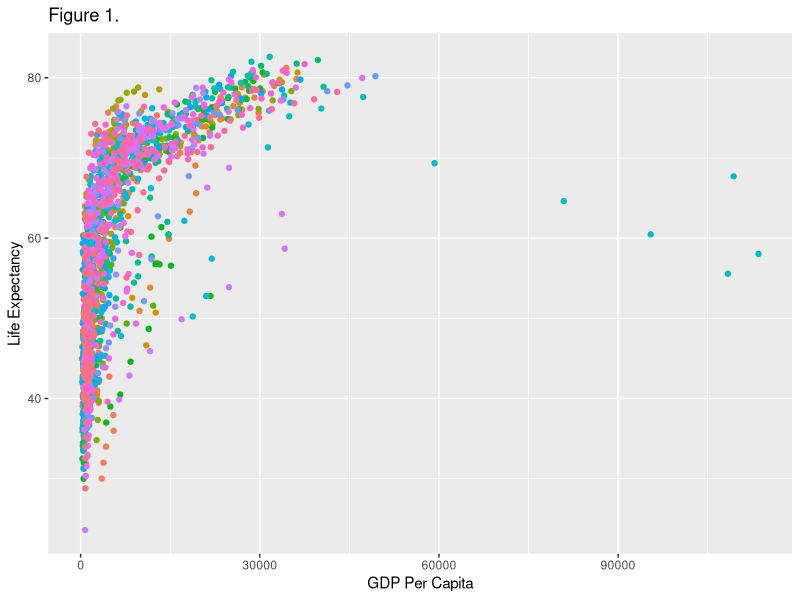

The R source for this figure:
## ---- chunk 1
library(ggplot2)
## ---- chunk 2
gapminder <- read.table("../Data/Data/gapminder.txt", header=TRUE)
## ---- chunk 3
ggplot(data = gapminder, aes(x = gdpPercap, y = lifeExp, color = country)) +
    geom_point() +
    theme(legend.position="none") +
    labs(x = "GDP Per Capita",
         y = "Life Expectancy",
         title = "Figure 1.")
